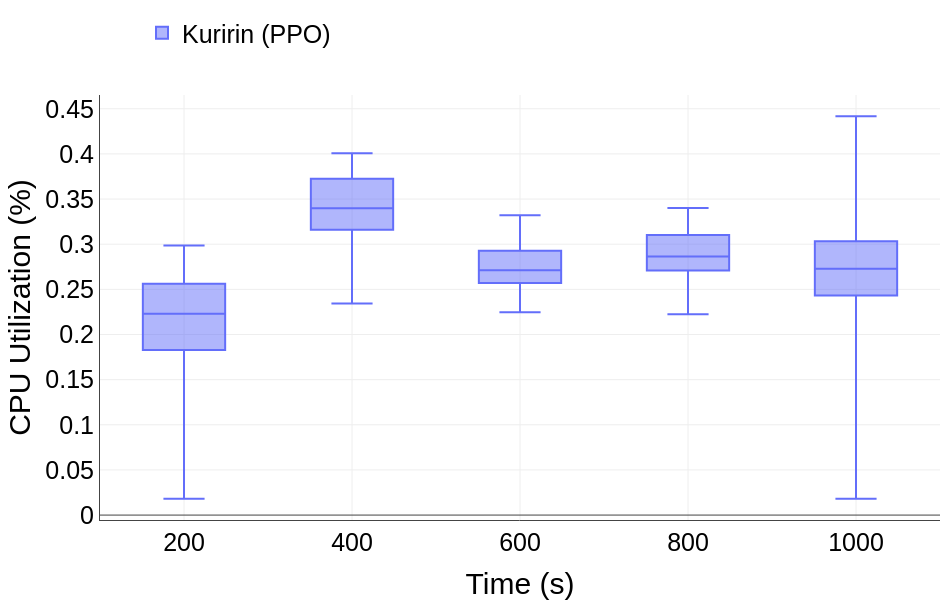

The notebook cell saved with this chart:
### Code cell
data = {
    'Time (s)': tempos,
    'Kuririn (PPO)': dicio_csv_kuririn["cpu_utilization"],
    # 'GA': dicio_csv_GA["cpu_utilization"],
    # 'MSF': dicio_csv_MSF["cpu_utilization"],
    # 'OSFEM': dicio_csv_osfem["cpu_utilization"],
    # 'Goku': dicio_csv_goku["cpu_utilization"],
 
}

df = pd.DataFrame(data)

df_long = df.melt(id_vars=['Time (s)'], var_name='Method', value_name='CPU Utilization (%)')

# Criando o gráfico de box plot
fig = px.box(df_long, x='Time (s)', y='CPU Utilization (%)', color='Method', 
             title=None,orientation='v', points = False)

fig.update_traces(quartilemethod="exclusive") 


draft_template = go.layout.Template()
draft_template.layout.annotations = [
    dict(
        name="draft watermark",
        text="",
        textangle=-30,
        opacity=0.1,
        font=dict(color="black", size=100),
        xref="paper",
        yref="paper",
        x=0.5,
        y=0.5,
        showarrow=False,
    )
]

fig.update_layout(
    yaxis=dict(showline=True,showgrid=True),
    xaxis=dict(showline=True,showgrid=True),
    legend_title=None,
    margin=dict(l=100, r=10, b=80, t=25),
    autosize=True,
    width=950,
    height=600,
    template=draft_template,
    legend=dict(x=0.05, y=1.2, traceorder='normal', orientation='h'),
    font=dict(family="Arial",  size=25, color="Black")
)

# Exibindo o gráfico
fig.show()

### Figure 1 — Plotly figure (JSON) as saved in the notebook; plotly's stock layout.template omitted (floating-point values rounded to 4 significant figures; data arrays with more than 128 entries replaced by an {"elided": "..."} marker saying what was removed)
{"data": [{"alignmentgroup": "True", "boxpoints": false, "hovertemplate": "Method=Kuririn (PPO)<br>Time (s)=%{x}<br>CPU Utilization (%)=%{y}<extra></extra>", "legendgroup": "Kuririn (PPO)", "marker": {"color": "#636efa"}, "name": "Kuririn (PPO)", "notched": false, "offsetgroup": "Kuririn (PPO)", "orientation": "v", "quartilemethod": "exclusive", "showlegend": true, "type": "box", "x": {"elided": "21672 int values"}, "x0": " ", "xaxis": "x", "y": {"elided": "21672 str values"}, "y0": " ", "yaxis": "y"}], "layout": {"autosize": true, "boxmode": "group", "font": {"color": "Black", "family": "Arial", "size": 25}, "height": 600, "legend": {"orientation": "h", "title": {}, "tracegroupgap": 0, "traceorder": "normal", "x": 0.05, "y": 1.2}, "margin": {"b": 80, "l": 100, "r": 10, "t": 25}, "width": 950, "xaxis": {"anchor": "y", "domain": [0, 1], "showgrid": true, "showline": true, "title": {"text": "Time (s)"}}, "yaxis": {"anchor": "x", "domain": [0, 1], "showgrid": true, "showline": true, "title": {"text": "CPU Utilization (%)"}}}}
